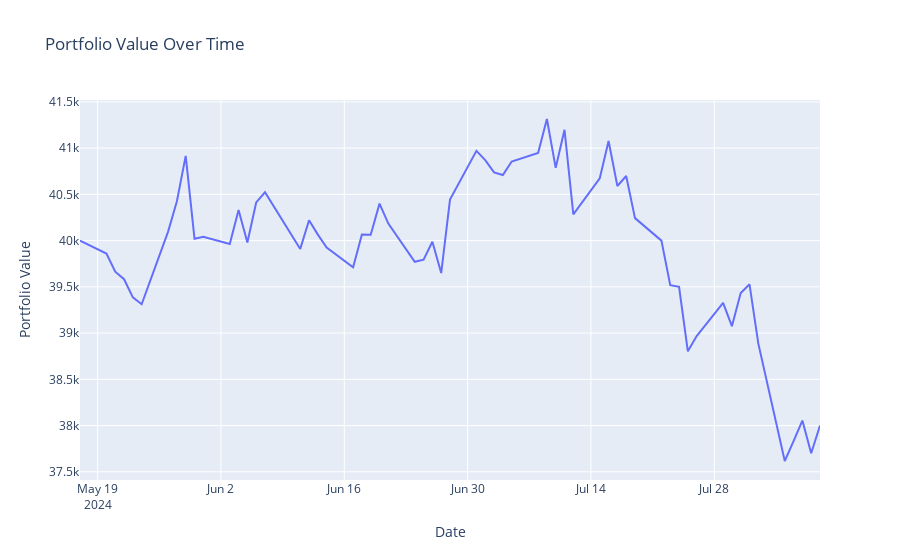

The notebook cell saved with this chart:
### Markdown cell above
### PnL Visualization

### Code cell
# Interactive Plot for Portfolio Value
fig = go.Figure()
fig.add_trace(go.Scatter(x=dates, y=portfolio_values, mode='lines', name='Portfolio Value'))
fig.update_layout(title='Portfolio Value Over Time', xaxis_title='Date', yaxis_title='Portfolio Value')
fig.show()
